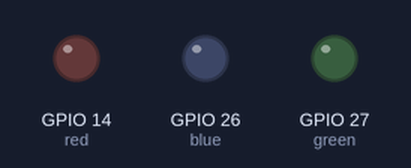
The sketch below on a simulated ESP32. On the bench: output pins drawn as LEDs (lit = HIGH).

Above: at 0.05 s.
At 0.65 s:
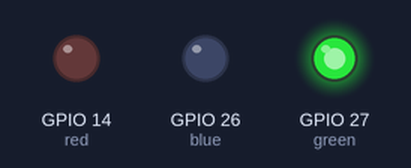
At 1.15 s:
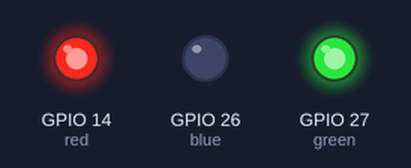
At 2.35 s:
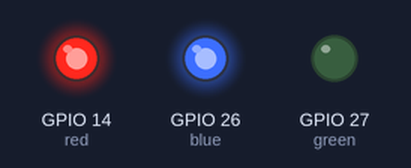
At 3.45 s:
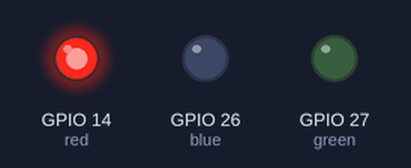
At 4.55 s:
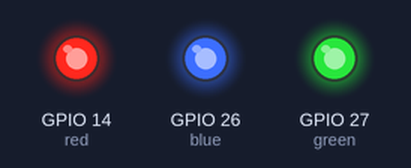
Timing chart, 0 to 4.8 s (numbered marks = the images above):
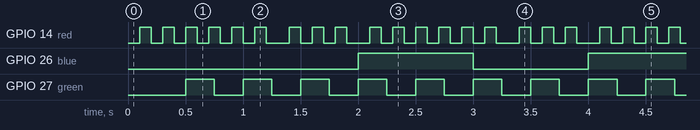

The sketch:

Atividade_6.1.ino
```cpp
const int red = 14;
const int green = 27;
const int blue = 26;

void setup() {
  pinMode(blue, OUTPUT);
  pinMode(red, OUTPUT);
  pinMode(green, OUTPUT);
}

void loop() {
  digitalWrite(red, LOW); //Como o meu led é anodo, ele acende quando recebe GND ou LOW
  delay(100);
  digitalWrite(red, HIGH);
  delay(100);
  digitalWrite(red, LOW);
  delay(50);
  digitalWrite(green, LOW);
  delay(50);
  digitalWrite(red, HIGH);
  delay(100);
  digitalWrite(red, LOW);
  delay(100);
  digitalWrite(red, HIGH);
  digitalWrite(green, HIGH);
  delay(100);
  digitalWrite(red, LOW);
  delay(100);
  digitalWrite(red, HIGH);
  delay(50);
  digitalWrite(green, LOW);
  delay(50);
  digitalWrite(red, LOW);
  delay(100);
  digitalWrite(red, HIGH);
  delay(100);
  digitalWrite(red, LOW);
  digitalWrite(green, HIGH);
  digitalWrite(blue, LOW);
  delay(100);
  digitalWrite(red, HIGH);
  delay(100);
  digitalWrite(red, LOW);
  delay(50);
  digitalWrite(green, LOW);
  delay(50);
  digitalWrite(red, LOW);
  delay(100);
  digitalWrite(red, HIGH);
  delay(100);
  digitalWrite(red, LOW);
  digitalWrite(green, HIGH);
  delay(100);
  digitalWrite(red, HIGH);
  delay(100);
  digitalWrite(red, LOW);
  delay(50);
  digitalWrite(green, LOW);
  delay(50);
  digitalWrite(red, HIGH);
  delay(100);
  digitalWrite(red, LOW);
  delay(100);
  digitalWrite(red, HIGH);
  digitalWrite(green, HIGH);
  digitalWrite(blue, HIGH);
}
```

Measured:
- by itself, GPIO 26 (blue): alternates HIGH for 1.0 s and LOW for 1.0 s
- by itself, GPIO 27 (green): alternates HIGH for 0.25 s and LOW for 0.25 s
- by itself, GPIO 14 (red): repeats every 2.0 s: 5 × (LOW 0.10 s, HIGH 0.10 s), LOW 0.20 s, 2 × (HIGH 0.10 s, LOW 0.10 s), HIGH 0.10 s, LOW 0.20 s, HIGH 0.10 s
